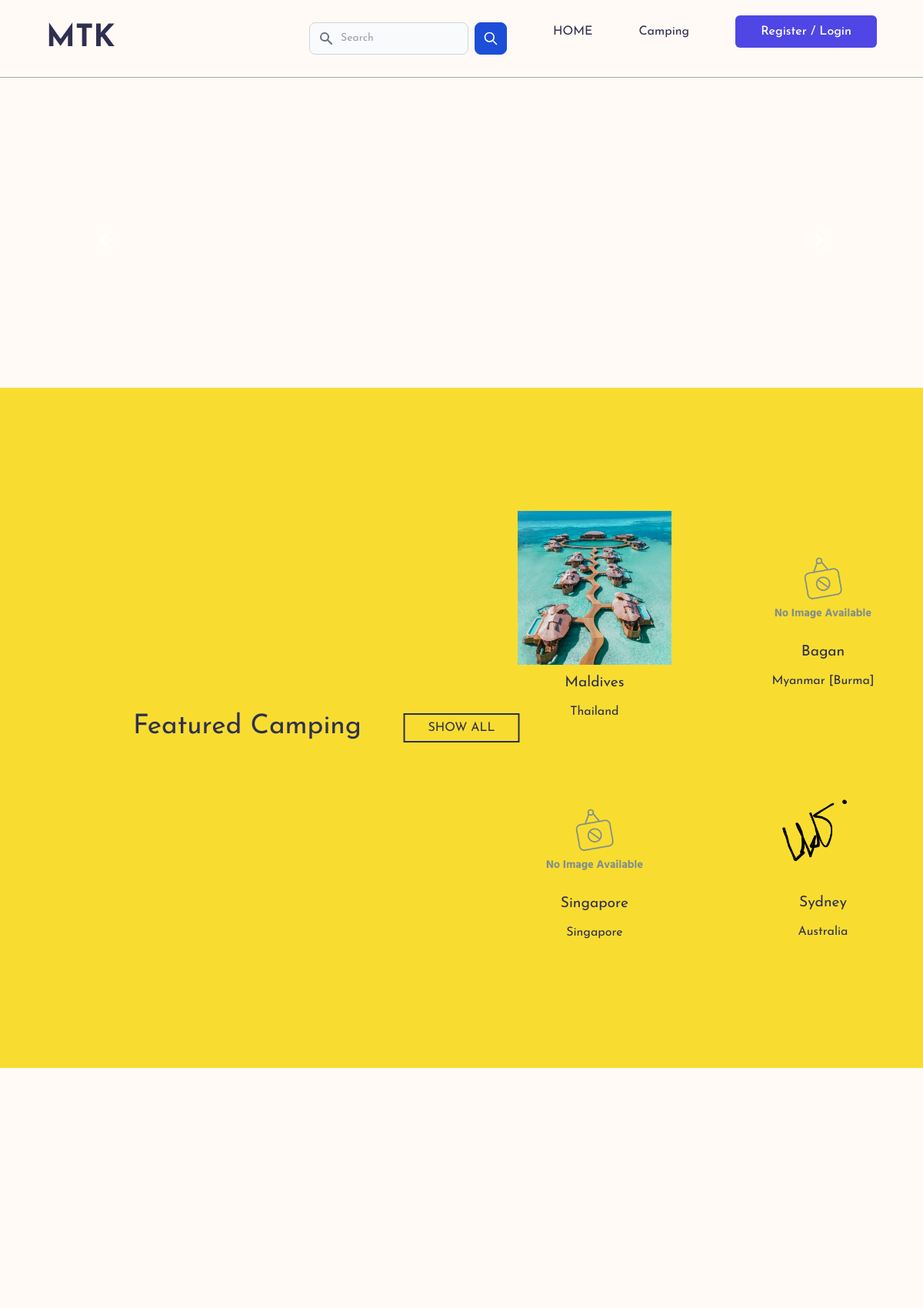
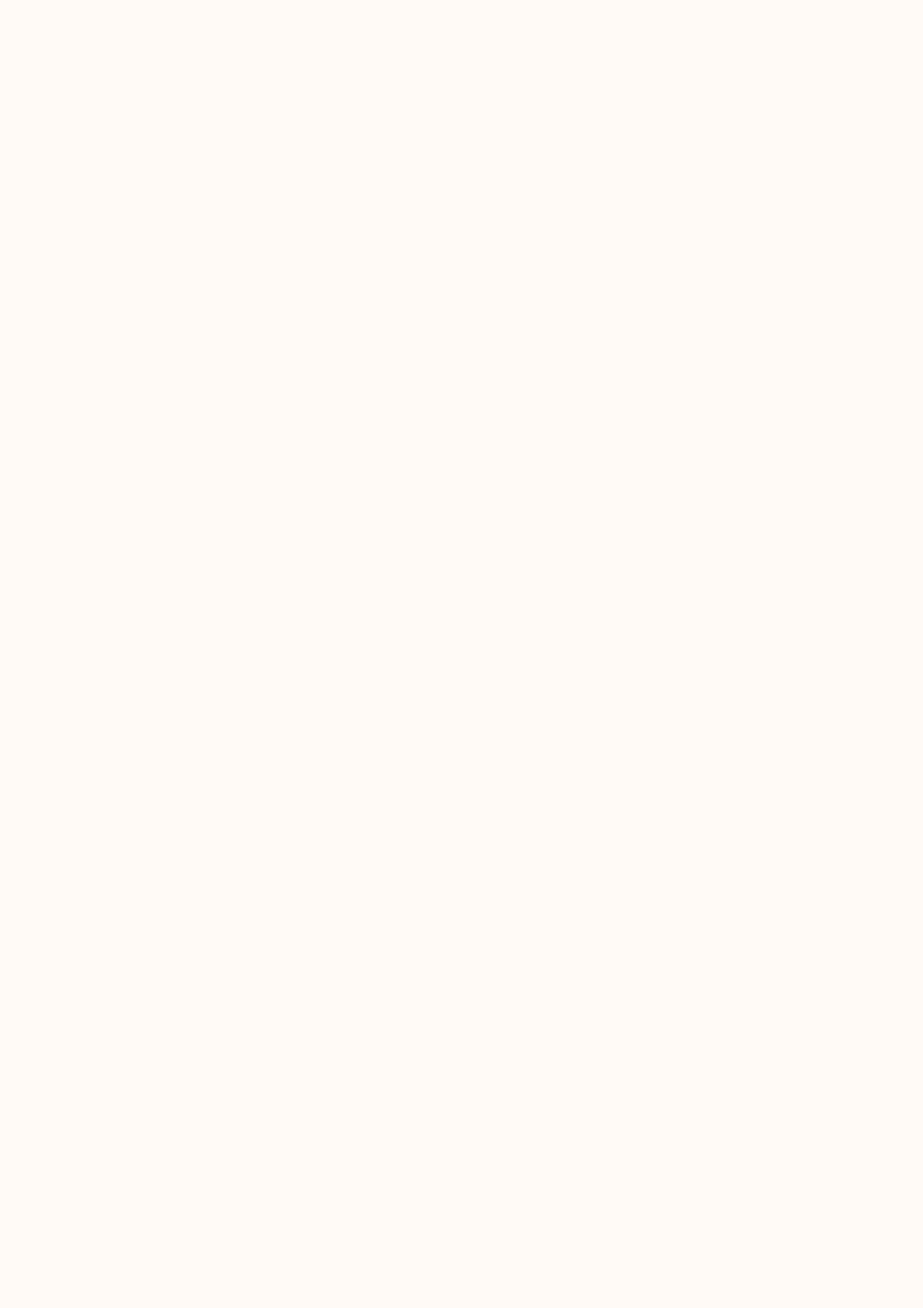
The page / (upper part) on the database its author committed (2 pictures, top to bottom).
### tables this page shows
CREATE TABLE `camping_sites` (
  `id` varchar(100) NOT NULL,
  `name` varchar(100) NOT NULL,
  `location` varchar(100) DEFAULT NULL,
  `description` text,
  `image` text NOT NULL,
  `created_at` timestamp NOT NULL DEFAULT CURRENT_TIMESTAMP,
  `updated_at` timestamp NOT NULL DEFAULT CURRENT_TIMESTAMP ON UPDATE CURRENT_TIMESTAMP
);

### Controller/Camping.php (called while the page is built, shortened)
<?php
require_once("Query.php");
class Camping{
    private query $query;
    function __construct() {
        $this->query = new Query();
    }
    function getCampingData() {
        $sql = "SELECT * FROM camping_sites";
        $this->camping = $this->query->executeQuery($sql, CONST_GET);
        return json_encode($this->camping);
    }
}
?>

### Controller/Query.php (called while the page is built, shortened)
<?php
require_once(CONST_BASE_PATH . "/db_connect.php");
class Query {
    private $conn;
    private array $response = [];
    public function __construct() {
        global $conn;
        $this->conn = $conn;
    }
    public function executeQuery($sql, $method) {
        $this->method = $method;
        if ($this->method === CONST_PUT) {
            $result = mysqli_query($this->conn, $sql);
            if ($result) {
                $this->response = [
                    'success' => true,
                    'message' => 'Updated successfully.'
                ];
            } else {
                $this->response = [
                    'success' => false,
                    'message' => 'Something went wrong.'
                ];
            }
            return $this->response;
        } else if ($this->method === CONST_GET) {
            $result = mysqli_query($this->conn, $sql);
            $data = mysqli_fetch_all($result, MYSQLI_ASSOC);
            return $data;
        } else if ($this->method === CONST_POST) {
            $result = mysqli_query($this->conn, $sql);
            if ($result) {
                $this->response = [
                    'success' => true,
                    'message' => 'Created successfully.'
                ];
            } else {
                $this->response = [
                    'success' => false,
                    'message' => 'Something went wrong.'
                ];
            }
            return $this->response;
        } else if ($this->method === CONST_DELETE) {
            $result = mysqli_query($this->conn, $sql);
            if ($result) {
                $this->response = [
                    'success' => true,
                    'message' => 'Deleted successfully.'
                ];
            } else {
                $this->response = [
                    'success' => false,
                    'message' => 'Something went wrong.'
                ];
            }
            return $this->response;
        }
    }
}
?>

### Controller/CountryList.php (called while the page is built, shortened)
<?php
class CountryList {
    public static function getConstantArray() {
        return self::CONST_COUNTRY_LIST;
    }
}

### index.php (the view, shortened to what this page needs)
<?php
require_once("./Components/header.php");
require_once("./Components/navbar.php");
require_once("./Controller/Camping.php");
require_once("./Controller/CountryList.php");
$camping = new Camping();
$campingData = $camping->getCampingData();
$decodeCampingData = json_decode($campingData, true);
shuffle($decodeCampingData);
$count = 4;
?>
    <div class="banner" id="banner">
        <div id="default-carousel" class="relative w-full" data-carousel="slide">
            <div class="relative h-56 overflow-hidden rounded-lg md:h-96">
            </div>
            <div class="absolute z-30 flex space-x-3 -translate-x-1/2 bottom-5 left-1/2">
                <?php for($i = 0; $i < $count; $i++) {
                    if ($i < count($decodeCampingData)) {
                        $campingSite = $decodeCampingData[$i];
                ?>
                    <?php if ($campingSite['image'] !== '') { ?>
                        <button type="button" class="w-3 h-3 rounded-full" aria-current="true" aria-label="Slide 1" data-carousel-slide-to="0"></button>
                    <?php } ?>
                <?php } ?>
                <?php } ?>
            </div>
            <button type="button" class="absolute top-0 left-0 z-30 flex items-center justify-center h-full px-4 cursor-pointer group focus:outline-none" data-carousel-prev>
                <span class="inline-flex items-center justify-center w-8 h-8 rounded-full sm:w-10 sm:h-10 bg-white/30 dark:bg-gray-800/30 group-hover:bg-white/50 dark:group-hover:bg-gray-800/60 group-focus:ring-4 group-focus:ring-white dark:group-focus:ring-gray-800/70 group-focus:outline-none">
                    <svg aria-hidden="true" class="w-5 h-5 text-white sm:w-6 sm:h-6 dark:text-gray-800" fill="none" stroke="currentColor" viewBox="0 0 24 24" xmlns="http://www.w3.org/2000/svg"><path stroke-linecap="round" stroke-linejoin="round" stroke-width="2" d="M15 19l-7-7 7-7"></path></svg>
                </span>
            </button>
            <button type="button" class="absolute top-0 right-0 z-30 flex items-center justify-center h-full px-4 cursor-pointer group focus:outline-none" data-carousel-next>
                <span class="inline-flex items-center justify-center w-8 h-8 rounded-full sm:w-10 sm:h-10 bg-white/30 dark:bg-gray-800/30 group-hover:bg-white/50 dark:group-hover:bg-gray-800/60 group-focus:ring-4 group-focus:ring-white dark:group-focus:ring-gray-800/70 group-focus:outline-none">
                    <svg aria-hidden="true" class="w-5 h-5 text-white sm:w-6 sm:h-6 dark:text-gray-800" fill="none" stroke="currentColor" viewBox="0 0 24 24" xmlns="http://www.w3.org/2000/svg"><path stroke-linecap="round" stroke-linejoin="round" stroke-width="2" d="M9 5l7 7-7 7"></path></svg>
                </span>
            </button>
        </div>
    </div>
    <section class="shop" id="shop">
        <div class="title">
            <h2 class="titetext">Featured Camping</h2>
        </div>
        <div class="content">
            <?php for($i = 0; $i < $count; $i++) {
                if ($i < count($decodeCampingData)) {
                    $campingSite = $decodeCampingData[$i];
            ?>
                <div class="box">
                    <div class="imgbx">
                        <?php if ($campingSite['image'] !== '') { ?>
                            <img src="./assets/images/<?php echo $campingSite['image']; ?>" alt="" width="200" height="200">
                        <?php } else { ?>
                            <img src="./assets/images/no_image_found.png" alt="" width="200" height="200">
                        <?php } ?>
                    </div>
                    <div class="text">
                        <?php echo $campingSite['name'] ?>
                    </div>
                    <div class="price">
                    <?php echo CountryList::getConstantArray()[$campingSite['location']]; ?>
                    </div>
                    <div class="imgbtn">
                    </div>
                </div>
            <?php } ?>
            <?php } ?>
        </div>
        <a href="./camping.php" class="sall">SHOW ALL</a>
    </section>
<?php
require_once("./Components/footer.php");
?>

### assets/css/variable.css (style rules this page uses)
:root { --color-one: #fff; --color-two: #333; --color-three: red; --color-four: #ededed; --color-five: #F2DAD7; --color-six: #D1A39E; --color-seven: #CECDCA; --color-eight: #474545; --color-nine: #eaeaea; --bg-dark: #333; --gradient-one: rgba(0, 0, 0, .5); --gradient-two: rgba(0, 0, 0, .3); --text-white: #fff; --text-dark: #000; --heading-one: 4rem; --heading-two: 2rem; --heading-three: 1.5rem; --heading-four: 1.25rem; --heading-five: 1rem; --heading-six: .75rem; --margin-auto: auto; --margin-0: 0; --margin-1: 1rem; --margin-2: 2rem; --margin-3: 3rem; --margin-4: 4rem; --margin-5: 5rem; --margin-6: 6rem; --margin-left-3: 3rem; --margin-left-4: 4rem; --padding-0: 0; --padding-1: 1rem; --padding-2: 2rem; --padding-3: 3rem; --padding-4: 4rem; --padding-5: 5rem; --padding-6: 6rem; --font-size-small: 1rem; --font-size-medium: 1.5rem; --font-size-large: 2rem; --font-size-1: 1rem; --font-size-2: 1.25rem; --font-size-3: 1.75rem; --font-size-4: 2.25rem; --font-size-5: 2.5rem; --font-size-6: 2.75rem; --ease: all 0.3s ease-in-out; }

### assets/css/global.css (style rules this page uses)
.text-white { color: var(--text-white); }

### assets/css/styles.css (style rules this page uses)
* { margin: 0; padding: 0; box-sizing: border-box; font-family: 'Josefin Sans', sans-serif; }
section { position: relative; min-height: 100vh; background-color: #f8dd30; display: flex; justify-content: center; align-items: center; padding: 20px; }
html { line-height:1.15; -webkit-text-size-adjust:100% }
body { margin:0 }
a { background-color:transparent }
img { border-style:none }
button,input,optgroup,select,textarea { font-family:inherit; font-size:100%; line-height:1.15; margin:0 }
button,input { overflow:visible }
button,select { text-transform:none }
[type=button],[type=reset],[type=submit],button { -webkit-appearance:button }
blockquote,dd,dl,figure,h1,h2,h3,h4,h5,h6,hr,p,pre { margin:0 }
button { background-color:transparent; background-image:none; padding:0 }
html { font-family:Inter,system-ui,-apple-system,BlinkMacSystemFont,Segoe UI,Roboto,Helvetica Neue,Arial,Noto Sans,sans-serif,Apple Color Emoji,Segoe UI Emoji,Segoe UI Symbol,Noto Color Emoji; line-height:1.5 }
*,:after,:before { box-sizing:border-box; border:0 solid #d5d6d7 }
img { border-style:solid }
[role=button],button { cursor:pointer }
h1,h2,h3,h4,h5,h6 { font-size:inherit; font-weight:inherit }
a { color:inherit; text-decoration:inherit }
button,input,optgroup,select,textarea { padding:0; line-height:inherit; color:inherit }
audio,canvas,embed,iframe,img,object,svg,video { display:block; vertical-align:middle }
img,video { max-width:100%; height:auto }
.space-x-3>:not(template)~:not(template) { --space-x-reverse:0; margin-right:calc(0.75rem*var(--space-x-reverse)); margin-left:calc(0.75rem*(1 - var(--space-x-reverse))) }
.rounded-lg { border-radius:.5rem }
.rounded-full { border-radius:9999px }
.flex { display:flex }
.inline-flex { display:inline-flex }
.items-center { align-items:center }
.justify-center { justify-content:center }
.h-3 { height:.75rem }
.h-5 { height:1.25rem }
.h-8 { height:2rem }
.h-full { height:100% }
.overflow-hidden { overflow:hidden }
.px-4 { padding-left:1rem; padding-right:1rem }
.absolute { position:absolute }
.relative { position:relative }
.top-0 { top:0 }
.right-0 { right:0 }
.left-0 { left:0 }
.text-white { --text-opacity:1; color:#fff; color:rgba(255,255,255,var(--text-opacity)) }
.w-3 { width:.75rem }
.w-5 { width:1.25rem }
.w-8 { width:2rem }
.w-full { width:100% }
.z-30 { z-index:30 }

### assets/css/navbar.css (style rules this page uses)
* { margin: 0; padding: 0; box-sizing: border-box; scroll-behavior: smooth; }
body { background: rgb(255,250,245); }
.banner { display: flex; justify-content: center; align-items: center; flex-direction: column; position: relative; padding-top: 120px; margin: 0px 100px; }
section { padding: 100px 0; }
.shop .title { width: 100%; display: flex; justify-content: center; align-items: center; flex-direction: column; gap: 15px; }
.title h2 { font-size: 2.2em; color: rgb(48,47,81); }
.shop .content { display: flex; justify-content: space-between; align-items: center; flex-wrap: wrap; margin-top: 30px; }
.shop .content .box { display: flex; justify-content: center; flex-direction: column; align-items: center; padding: 30px; gap: 10px; }
.shop .content .box .text { font-size: 1.2em; color: rgb(48,47,81); }
.shop .content .box .price { color: rgb(48,47,81); }
.sall { text-decoration: none; color: rgb(48,47,81); border: 2px solid rgb(48,47,81); padding: 5px 30px; transition: .5s; position: absolute; left: 50%; transform: translateX(-50%); }

### rows shown on the page
camping_sites: image (picture), name "Maldives", location "Thailand"
camping_sites: name "Bagan", location "Myanmar [Burma]"
camping_sites: name "Singapore", location "Singapore"
camping_sites: image (picture), name "Sydney", location "Australia"

### other values the page prints
$link["text"] "HOME"
$link["text"] "Camping"
$link["text"] "Register / Login"
